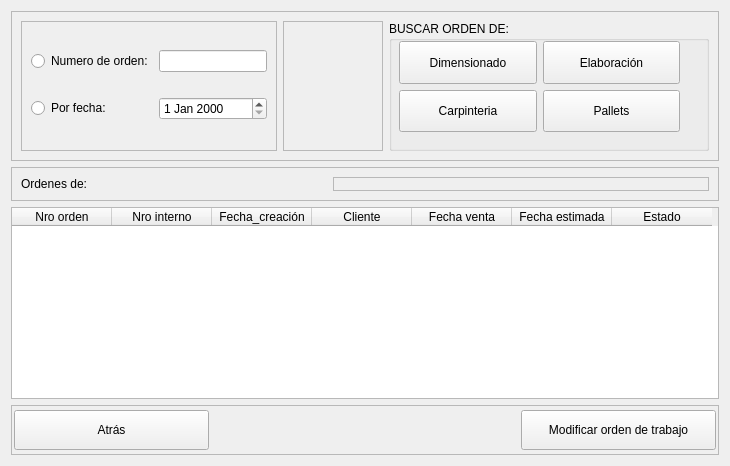
            <widget class="QWidget" name="buscar_orden">
             <layout class="QVBoxLayout" name="verticalLayout_6">
              <item>
               <widget class="QFrame" name="frame_13">
                <property name="minimumSize">
                 <size>
                  <width>0</width>
                  <height>150</height>
                 </size>
                </property>
                <property name="frameShape">
                 <enum>QFrame::StyledPanel</enum>
                </property>
                <property name="frameShadow">
                 <enum>QFrame::Raised</enum>
                </property>
                <layout class="QHBoxLayout" name="horizontalLayout_14">
                 <item>
                  <widget class="QFrame" name="frame_12">
                   <property name="maximumSize">
                    <size>
                     <width>350</width>
                     <height>16777215</height>
                    </size>
                   </property>
                   <property name="frameShape">
                    <enum>QFrame::StyledPanel</enum>
                   </property>
                   <property name="frameShadow">
                    <enum>QFrame::Raised</enum>
                   </property>
                   <layout class="QGridLayout" name="gridLayout_5">
                    <item row="0" column="0">
                     <widget class="QRadioButton" name="r_orden">
                      <property name="text">
                       <string>Numero de orden:</string>
                      </property>
                     </widget>
                    </item>
                    <item row="0" column="1">
                     <widget class="QLineEdit" name="txt_orden"/>
                    </item>
                    <item row="1" column="0">
                     <widget class="QRadioButton" name="r_fecha">
                      <property name="text">
                       <string>Por fecha:</string>
                      </property>
                     </widget>
                    </item>
                    <item row="1" column="1">
                     <widget class="QDateEdit" name="dateEdit"/>
                    </item>
                   </layout>
                  </widget>
                 </item>
                 <item>
                  <widget class="QFrame" name="frame_14">
                   <property name="minimumSize">
                    <size>
                     <width>100</width>
                     <height>0</height>
                    </size>
                   </property>
                   <property name="frameShape">
                    <enum>QFrame::StyledPanel</enum>
                   </property>
                   <property name="frameShadow">
                    <enum>QFrame::Raised</enum>
                   </property>
                  </widget>
                 </item>
                 <item>
                  <widget class="QGroupBox" name="groupBox">
                   <property name="minimumSize">
                    <size>
                     <width>320</width>
                     <height>0</height>
                    </size>
                   </property>
                   <property name="title">
                    <string>BUSCAR ORDEN DE:</string>
                   </property>
                   <widget class="QWidget" name="gridLayoutWidget">
                    <property name="geometry">
                     <rect>
                      <x>10</x>
                      <y>20</y>
                      <width>281</width>
                      <height>91</height>
                     </rect>
                    </property>
                    <layout class="QGridLayout" name="gridLayout">
                     <item row="0" column="0">
                      <widget class="QPushButton" name="btn_dimensionado">
                       <property name="sizePolicy">
                        <sizepolicy hsizetype="Minimum" vsizetype="Expanding">
                         <horstretch>0</horstretch>
                         <verstretch>0</verstretch>
                        </sizepolicy>
                       </property>
                       <property name="text">
                        <string>Dimensionado</string>
                       </property>
                      </widget>
                     </item>
                     <item row="1" column="0">
                      <widget class="QPushButton" name="btn_carpinteria">
                       <property name="sizePolicy">
                        <sizepolicy hsizetype="Minimum" vsizetype="Expanding">
                         <horstretch>0</horstretch>
                         <verstretch>0</verstretch>
                        </sizepolicy>
                       </property>
                       <property name="text">
                        <string>Carpinteria</string>
                       </property>
                      </widget>
                     </item>
                     <item row="0" column="1">
                      <widget class="QPushButton" name="btn_elaboracion">
                       <property name="sizePolicy">
                        <sizepolicy hsizetype="Minimum" vsizetype="Expanding">
                         <horstretch>0</horstretch>
                         <verstretch>0</verstretch>
                        </sizepolicy>
                       </property>
                       <property name="text">
                        <string>Elaboración</string>
                       </property>
                      </widget>
                     </item>
                     <item row="1" column="1">
                      <widget class="QPushButton" name="btn_pallets">
                       <property name="sizePolicy">
                        <sizepolicy hsizetype="Minimum" vsizetype="Expanding">
                         <horstretch>0</horstretch>
                         <verstretch>0</verstretch>
                        </sizepolicy>
                       </property>
                       <property name="text">
                        <string>Pallets</string>
                       </property>
                      </widget>
                     </item>
                    </layout>
                   </widget>
                  </widget>
                 </item>
                </layout>
               </widget>
              </item>
              <item>
               <widget class="QFrame" name="frame_15">
                <property name="frameShape">
                 <enum>QFrame::StyledPanel</enum>
                </property>
                <property name="frameShadow">
                 <enum>QFrame::Raised</enum>
                </property>
                <layout class="QHBoxLayout" name="horizontalLayout_15">
                 <item>
                  <widget class="QLabel" name="label_4">
                   <property name="minimumSize">
                    <size>
                     <width>100</width>
                     <height>0</height>
                    </size>
                   </property>
                   <property name="maximumSize">
                    <size>
                     <width>100</width>
                     <height>16777215</height>
                    </size>
                   </property>
                   <property name="text">
                    <string>Ordenes de:</string>
                   </property>
                  </widget>
                 </item>
                 <item>
                  <widget class="QLabel" name="lb_tipo_orden">
                   <property name="minimumSize">
                    <size>
                     <width>200</width>
                     <height>0</height>
                    </size>
                   </property>
                   <property name="maximumSize">
                    <size>
                     <width>200</width>
                     <height>16777215</height>
                    </size>
                   </property>
                   <property name="text">
                    <string/>
                   </property>
                  </widget>
                 </item>
                 <item>
                  <widget class="QFrame" name="frame_16">
                   <property name="minimumSize">
                    <size>
                     <width>300</width>
                     <height>0</height>
                    </size>
                   </property>
                   <property name="frameShape">
                    <enum>QFrame::StyledPanel</enum>
                   </property>
                   <property name="frameShadow">
                    <enum>QFrame::Raised</enum>
                   </property>
                  </widget>
                 </item>
                </layout>
               </widget>
              </item>
              <item>
               <widget class="QTableWidget" name="tableWidget">
                <property name="columnCount">
                 <number>7</number>
                </property>
                <column>
                 <property name="text">
                  <string>Nro orden</string>
                 </property>
                </column>
                <column>
                 <property name="text">
                  <string>Nro interno</string>
                 </property>
                </column>
                <column>
                 <property name="text">
                  <string>Fecha_creación</string>
                 </property>
                </column>
                <column>
                 <property name="text">
                  <string>Cliente</string>
                 </property>
                </column>
                <column>
                 <property name="text">
                  <string>Fecha venta</string>
                 </property>
                </column>
                <column>
                 <property name="text">
                  <string>Fecha estimada</string>
                 </property>
                </column>
                <column>
                 <property name="text">
                  <string>Estado</string>
                 </property>
                </column>
               </widget>
              </item>
              <item>
               <widget class="QFrame" name="frame_11">
                <property name="minimumSize">
                 <size>
                  <width>0</width>
                  <height>50</height>
                 </size>
                </property>
                <property name="maximumSize">
                 <size>
                  <width>16777215</width>
                  <height>50</height>
                 </size>
                </property>
                <property name="frameShape">
                 <enum>QFrame::StyledPanel</enum>
                </property>
                <property name="frameShadow">
                 <enum>QFrame::Raised</enum>
                </property>
                <layout class="QHBoxLayout" name="horizontalLayout_13">
                 <property name="leftMargin">
                  <number>2</number>
                 </property>
                 <property name="topMargin">
                  <number>2</number>
                 </property>
                 <property name="rightMargin">
                  <number>2</number>
                 </property>
                 <property name="bottomMargin">
                  <number>2</number>
                 </property>
                 <item>
                  <widget class="QPushButton" name="btn_atras">
                   <property name="maximumSize">
                    <size>
                     <width>16777215</width>
                     <height>40</height>
                    </size>
                   </property>
                   <property name="text">
                    <string>Atrás</string>
                   </property>
                  </widget>
                 </item>
                 <item>
                  <widget class="QLabel" name="label_36">
                   <property name="minimumSize">
                    <size>
                     <width>300</width>
                     <height>0</height>
                    </size>
                   </property>
                   <property name="text">
                    <string/>
                   </property>
                  </widget>
                 </item>
                 <item>
                  <widget class="QPushButton" name="btn_modificar">
                   <property name="maximumSize">
                    <size>
                     <width>16777215</width>
                     <height>40</height>
                    </size>
                   </property>
                   <property name="text">
                    <string>Modificar orden de trabajo</string>
                   </property>
                  </widget>
                 </item>
                </layout>
               </widget>
              </item>
             </layout>
            </widget>
